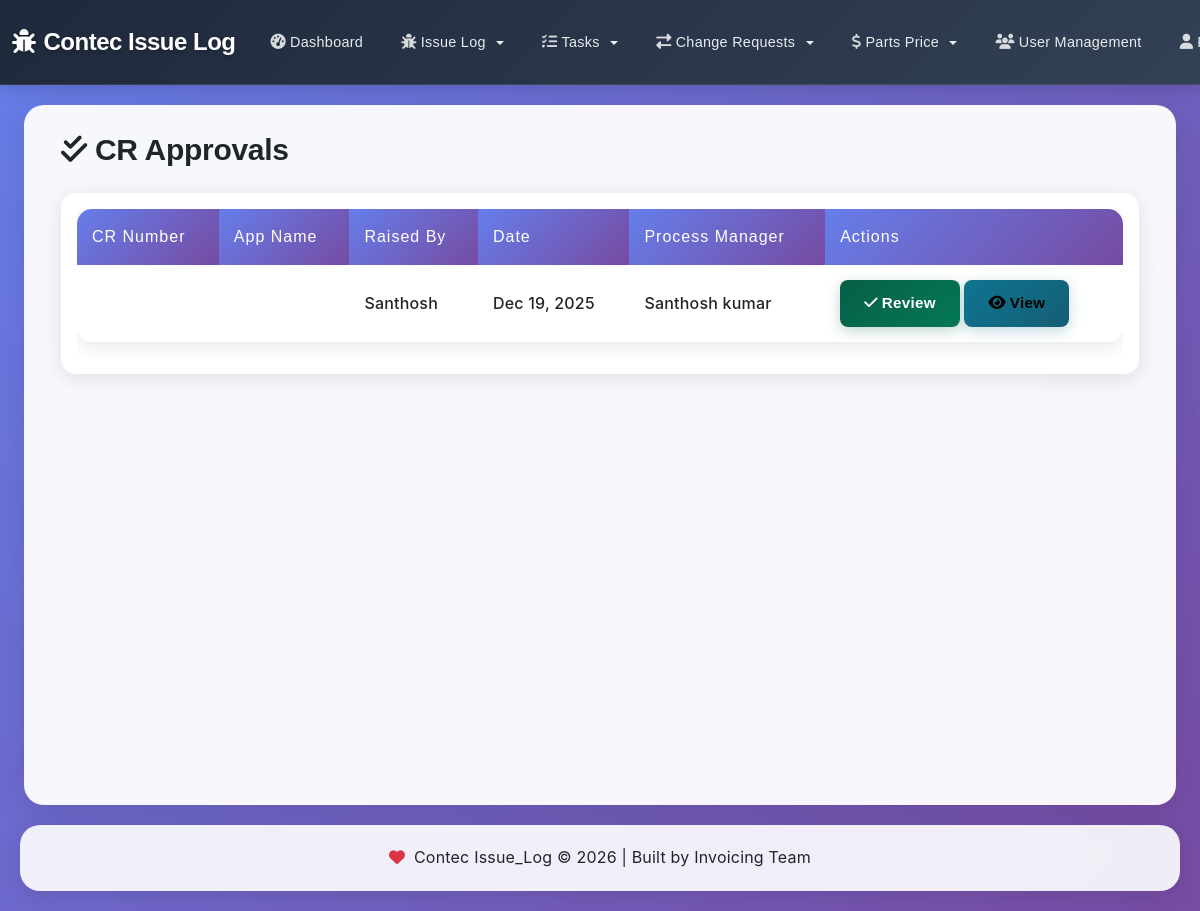
The page /cr/approvals/ (signed in) on the database its author committed.
### contec_cr/models.py (models this page shows, shortened)
class ChangeRequest(models.Model):
    effecting_app = models.CharField(max_length=100)
    cr_number = models.CharField(max_length=200, unique=True, blank=True, editable=False)
    cr_raised_by = models.CharField(max_length=100)
    cr_raised_on = models.DateField(default=timezone.now)
    cr_approved_by = models.CharField(max_length=100, blank=True, null=True)
    cr_approved_on = models.DateField(blank=True, null=True)
    cr_approved_by_user = models.ForeignKey(
        User,
        on_delete=models.SET_NULL,
        null=True,
        blank=True,
        related_name='approved_change_requests',
        verbose_name='Approved By User'
    )
    department = models.CharField(max_length=100, blank=True, null=True)
    job_name = models.CharField(max_length=100, blank=True, null=True)
    PRIORITY_CHOICES = [
        ('high', 'High'),
        ('medium', 'Medium'),
        ('low', 'Low'),
        ('planned_medium', 'Planned-Medium'),
        ('planned_low', 'Planned-Low'),
        ('unplanned_high', 'Un-Planned-High'),
    ]
    priority = models.CharField(max_length=20, choices=PRIORITY_CHOICES, default='medium')
    description = models.TextField(blank=True)
    details_pre_cr = models.TextField(blank=True, null=True)
    details_post_cr = models.TextField(blank=True, null=True)
    back_up = models.CharField(max_length=100)
    process_manager = models.CharField(max_length=100)
    resource_name = models.CharField(max_length=100)
    start_date = models.DateField(blank=True, null=True)
    identified_risks = models.TextField(blank=True, null=True)
    end_date = models.DateField(blank=True, null=True)
    tested_on = models.DateField(blank=True, null=True)
    validated_on = models.DateField(blank=True, null=True)
    result_state = models.FileField(upload_to='attachments/', blank=True, null=True)
    change_benefits = models.TextField(blank=True, null=True)
    impacting_customer = models.CharField(max_length=100)
    remarks = models.CharField(max_length=500, blank=True, null=True)
    STATUS_CHOICES = [
        ('draft', 'Draft'),
        ('submitted', 'Submitted'),
        ('approved', 'Approved'),
        ('rejected', 'Rejected'),
        ('implemented', 'Implemented'),
    ]
    status = models.CharField(max_length=20, choices=STATUS_CHOICES, default='draft')
    attachment = models.FileField(
        upload_to='cr_attachments/%Y/%m/',
        null=True,
        blank=True,
        verbose_name='Attachment',
        help_text='Upload documents (.pdf, .docx, .xlsx, .txt) up to 5MB'
    )

### contec_cr/views.py (the view, shortened to what this page needs)
# urls.py: path('approvals/', views.approval_screen, name='approval_screen'),
@login_required
def approval_screen(request):
    pending_crs = ChangeRequest.objects.filter(status='submitted')
    return render(request, 'contec_cr/approval.html', {'pending_crs': pending_crs})

### contec_cr/templates/contec_cr/approval.html
{% extends 'base/base.html' %}
{% block content %}
<div class="container-fluid">
    <div class="row mb-4">
        <div class="col-12">
            <div class="d-flex justify-content-between align-items-center">
                <h1 class="mb-0">
                    <i class="fas fa-check-double me-2"></i>CR Approvals
                </h1>
            </div>
        </div>
    </div>
    <div class="row">
        <div class="col-12">
            {% if pending_crs %}
                <div class="card">
                    <div class="card-body">
                        <div class="table-responsive">
                            <table class="table table-hover">
                                <thead>
                                    <tr>
                                        <th>CR Number</th>
                                        <th>App Name</th>
                                        <th>Raised By</th>
                                        <th>Date</th>
                                        <th>Process Manager</th>
                                        <th>Actions</th>
                                    </tr>
                                </thead>
                                <tbody>
                                    {% for cr in pending_crs %}
                                        <tr>
                                            <td>{{ cr.cr_number }}</td>
                                            <td>{{ cr.effeting_app }}</td>
                                            <td>{{ cr.cr_raised_by }}</td>
                                            <td>{{ cr.cr_raised_on|date:"M d, Y" }}</td>
                                            <td>{{ cr.process_manager }}</td>
                                            <td>
                                                <a href="{% url 'approve_cr' cr.id %}" class="btn btn-sm btn-success">
                                                    <i class="fas fa-check me-1"></i>Review
                                                </a>
                                                <a href="{% url 'cr_detail' cr.id %}" class="btn btn-sm btn-info">
                                                    <i class="fas fa-eye me-1"></i>View
                                                </a>
                                            </td>
                                        </tr>
                                    {% endfor %}
                                </tbody>
                            </table>
                        </div>
                    </div>
                </div>
            {% else %}
                <div class="card">
                    <div class="card-body text-center py-5">
                        <h4 class="text-muted">No pending change requests to approve</h4>
                    </div>
                </div>
            {% endif %}
        </div>
    </div>
</div>
{% endblock %}

### base/templates/base/base.html (style rules this page uses)
:root { --primary-gradient: linear-gradient(135deg, #667eea 0%, #764ba2 100%); --secondary-gradient: linear-gradient(135deg, #f093fb 0%, #f5576c 100%); --success-gradient: linear-gradient(135deg, #4facfe 0%, #00f2fe 100%); --warning-gradient: linear-gradient(135deg, #43e97b 0%, #38f9d7 100%); --danger-gradient: linear-gradient(135deg, #fa709a 0%, #fee140 100%); --info-gradient: linear-gradient(135deg, #a8edea 0%, #fed6e3 100%); --dark-gradient: linear-gradient(135deg, #2c3e50 0%, #34495e 100%); }
html { overflow-x: hidden; max-width: 100%; }
body { background: linear-gradient(135deg, #667eea 0%, #764ba2 100%); background-attachment: fixed; min-height: 100vh; font-family: 'Poppins', -apple-system, BlinkMacSystemFont, 'Segoe UI', Roboto, sans-serif; font-weight: 400; line-height: 1.6; letter-spacing: 0.3px; overflow-x: hidden; max-width: 100%; }
.card { border: none; border-radius: 15px; box-shadow: 0 4px 20px rgba(0, 0, 0, 0.1); transition: transform 0.3s ease, box-shadow 0.3s ease; }
.btn-success { background: linear-gradient(135deg, #065f46 0%, #047857 100%); border: none; border-radius: 8px; padding: 12px 24px; font-weight: 600; font-size: 0.95rem; transition: all 0.3s cubic-bezier(0.4, 0, 0.2, 1); box-shadow: 0 4px 14px rgba(6, 95, 70, 0.25); }
.btn-info { background: linear-gradient(135deg, #0e7490 0%, #155e75 100%); border: none; border-radius: 8px; padding: 12px 24px; font-weight: 600; font-size: 0.95rem; transition: all 0.3s cubic-bezier(0.4, 0, 0.2, 1); box-shadow: 0 4px 14px rgba(14, 116, 144, 0.25); }
.table { border-radius: 15px; overflow: hidden; box-shadow: 0 4px 20px rgba(0, 0, 0, 0.1); }
.table thead th { background: var(--primary-gradient); color: white; border: none; font-weight: 500; padding: 15px; }
.table tbody tr { transition: all 0.3s ease; }
.table tbody td { border: none; padding: 15px; vertical-align: middle; }
h1, h2, h3, h4, h5, h6 { font-family: 'Poppins', sans-serif; font-weight: 600; letter-spacing: -0.3px; line-height: 1.3; }
h1 { font-size: 1.875rem; font-weight: 700; }
p, span, div { font-family: 'Inter', sans-serif; letter-spacing: 0.2px; }
.table thead th { font-family: 'Poppins', sans-serif; letter-spacing: 1px; }
.table tbody td { font-family: 'Inter', sans-serif; font-weight: 500; letter-spacing: 0.2px; }
.btn { font-family: 'Poppins', sans-serif; letter-spacing: 0.3px; }

### rows shown on the page
ChangeRequest: cr_raised_by "Santhosh", cr_raised_on "Dec 19, 2025", process_manager "Santhosh kumar"
